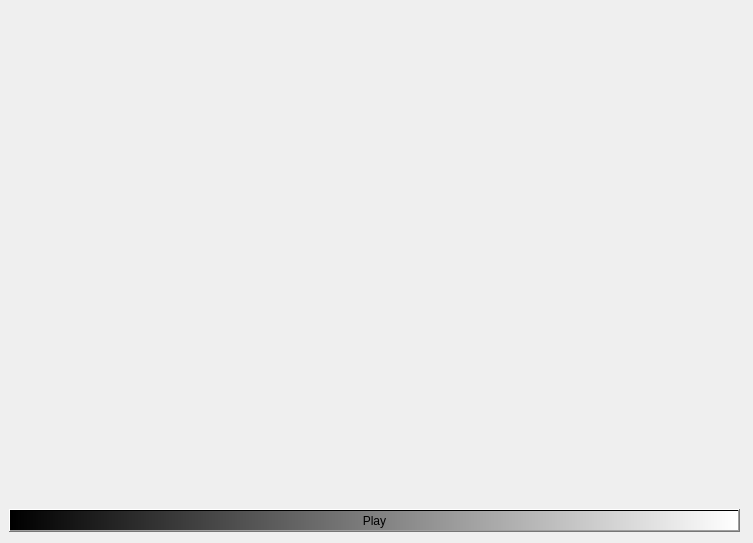
<?xml version="1.0" encoding="UTF-8"?>
<ui version="4.0">
 <class>Multimedia</class>
 <widget class="QWidget" name="Multimedia">
  <property name="windowModality">
   <enum>Qt::NonModal</enum>
  </property>
  <property name="geometry">
   <rect>
    <x>0</x>
    <y>0</y>
    <width>753</width>
    <height>543</height>
   </rect>
  </property>
  <property name="windowTitle">
   <string>Form</string>
  </property>
  <property name="autoFillBackground">
   <bool>false</bool>
  </property>
  <property name="styleSheet">
   <string notr="true">border-right-color: qlineargradient(spread:pad, x1:0, y1:0, x2:1, y2:0, stop:0 rgba(0, 0, 0, 255), stop:1 rgba(255, 255, 255, 255));
border-left-color: qlineargradient(spread:pad, x1:0, y1:0, x2:1, y2:0, stop:0 rgba(0, 0, 0, 255), stop:1 rgba(255, 255, 255, 255));</string>
  </property>
  <widget class="QWidget" name="gridLayoutWidget">
   <property name="geometry">
    <rect>
     <x>9</x>
     <y>500</y>
     <width>731</width>
     <height>41</height>
    </rect>
   </property>
   <layout class="QGridLayout" name="gridLayout">
    <item row="0" column="0">
     <widget class="QPushButton" name="playMedia">
      <property name="styleSheet">
       <string notr="true">background-color: qlineargradient(spread:pad, x1:0, y1:0, x2:1, y2:0, stop:0 rgba(0, 0, 0, 255), stop:1 rgba(255, 255, 255, 255));</string>
      </property>
      <property name="text">
       <string>Play</string>
      </property>
     </widget>
    </item>
   </layout>
  </widget>
 </widget>
 <resources/>
 <connections/>
</ui>
